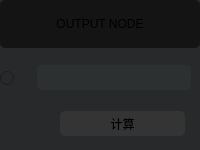
<?xml version="1.0" encoding="UTF-8"?>
<ui version="4.0">
 <class>Frame</class>
 <widget class="QFrame" name="Frame">
  <property name="geometry">
   <rect>
    <x>0</x>
    <y>0</y>
    <width>200</width>
    <height>150</height>
   </rect>
  </property>
  <property name="minimumSize">
   <size>
    <width>200</width>
    <height>120</height>
   </size>
  </property>
  <property name="maximumSize">
   <size>
    <width>300</width>
    <height>150</height>
   </size>
  </property>
  <property name="windowTitle">
   <string>Frame</string>
  </property>
  <property name="styleSheet">
   <string notr="true">border-radius: 5px; border-color: rgb(0,0,0);
background-color: rgb(39, 41, 42);
</string>
  </property>
  <property name="frameShape">
   <enum>QFrame::Box</enum>
  </property>
  <property name="frameShadow">
   <enum>QFrame::Plain</enum>
  </property>
  <property name="lineWidth">
   <number>20</number>
  </property>
  <property name="midLineWidth">
   <number>20</number>
  </property>
  <layout class="QVBoxLayout" name="verticalLayout" stretch="3,3,0">
   <property name="leftMargin">
    <number>0</number>
   </property>
   <property name="topMargin">
    <number>0</number>
   </property>
   <property name="rightMargin">
    <number>0</number>
   </property>
   <item>
    <widget class="QWidget" name="widget_2" native="true">
     <property name="styleSheet">
      <string notr="true">background-color:rgb(20, 20, 20)</string>
     </property>
     <layout class="QGridLayout" name="gridLayout">
      <item row="0" column="0">
       <widget class="QLabel" name="label">
        <property name="styleSheet">
         <string notr="true">font: 20pt &quot;white&quot;;
border-top-color: qradialgradient(spread:pad, cx:0.5, cy:0.5, radius:0.5, fx:0.5, fy:0.5, stop:0 rgba(255, 235, 235, 206), stop:0.35 rgba(255, 188, 188, 80), stop:0.4 rgba(255, 162, 162, 80), stop:0.425 rgba(255, 132, 132, 156), stop:0.44 rgba(252, 128, 128, 80), stop:1 rgba(255, 255, 255, 0));
</string>
        </property>
        <property name="text">
         <string>OUTPUT NODE</string>
        </property>
        <property name="alignment">
         <set>Qt::AlignCenter</set>
        </property>
        <property name="openExternalLinks">
         <bool>false</bool>
        </property>
       </widget>
      </item>
     </layout>
    </widget>
   </item>
   <item>
    <widget class="QWidget" name="widget_3" native="true">
     <layout class="QHBoxLayout" name="horizontalLayout" stretch="1,5">
      <property name="leftMargin">
       <number>0</number>
      </property>
      <item>
       <widget class="QRadioButton" name="radioButton">
        <property name="text">
         <string/>
        </property>
       </widget>
      </item>
      <item>
       <widget class="QLineEdit" name="lineEdit">
        <property name="minimumSize">
         <size>
          <width>0</width>
          <height>25</height>
         </size>
        </property>
        <property name="styleSheet">
         <string notr="true">background-color: rgb(45, 48, 49)</string>
        </property>
        <property name="readOnly">
         <bool>true</bool>
        </property>
       </widget>
      </item>
     </layout>
    </widget>
   </item>
   <item>
    <widget class="QWidget" name="widget" native="true">
     <layout class="QVBoxLayout" name="verticalLayout_2">
      <property name="leftMargin">
       <number>60</number>
      </property>
      <property name="topMargin">
       <number>3</number>
      </property>
      <property name="rightMargin">
       <number>15</number>
      </property>
      <property name="bottomMargin">
       <number>3</number>
      </property>
      <item>
       <widget class="QPushButton" name="pushButton">
        <property name="minimumSize">
         <size>
          <width>0</width>
          <height>25</height>
         </size>
        </property>
        <property name="styleSheet">
         <string notr="true">background-color:  rgb(52, 52, 52);</string>
        </property>
        <property name="text">
         <string>计算</string>
        </property>
        <property name="autoDefault">
         <bool>false</bool>
        </property>
        <property name="default">
         <bool>false</bool>
        </property>
        <property name="flat">
         <bool>true</bool>
        </property>
       </widget>
      </item>
     </layout>
    </widget>
   </item>
  </layout>
 </widget>
 <resources/>
 <connections/>
</ui>
